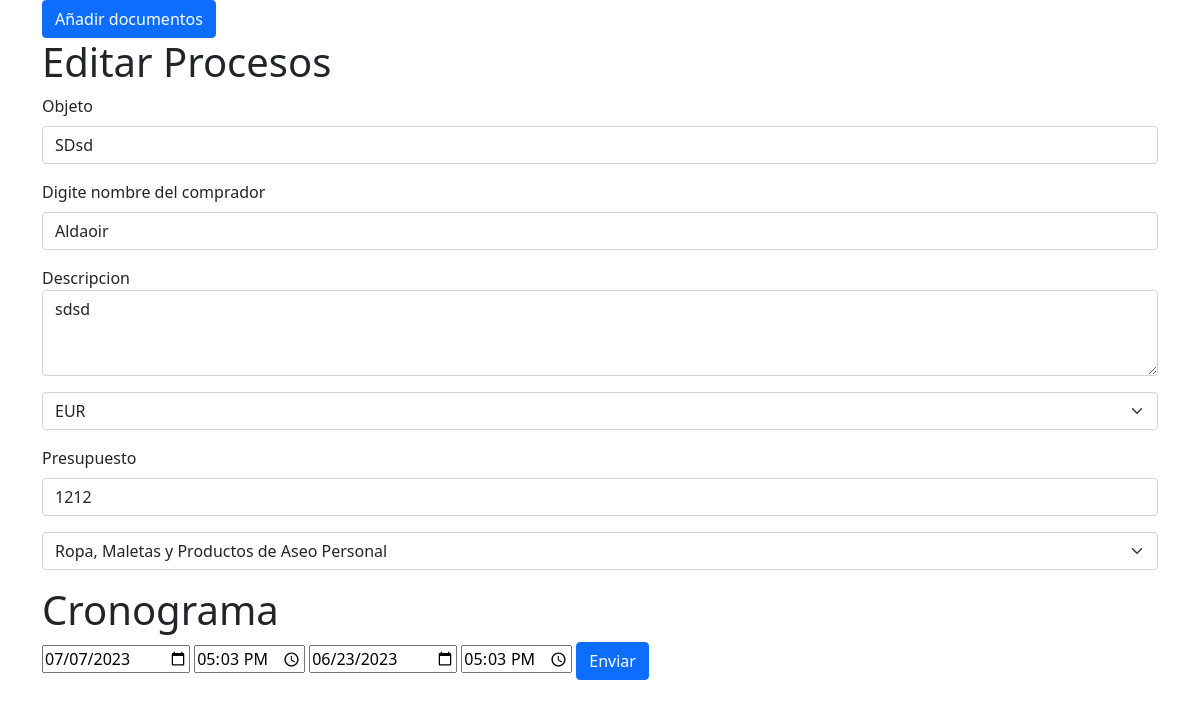
The page /?controlador=procesos&metodo=frmEditar&id=9 on the database its author committed.
### tables this page shows
CREATE TABLE `procesos` (
  `id` bigint(20) NOT NULL,
  `objeto` varchar(250) DEFAULT NULL,
  `nombre_responsable` varchar(250) DEFAULT NULL,
  `descripcion` text DEFAULT NULL,
  `moneda` enum('COP','USD','EUR','') DEFAULT NULL,
  `presupuesto` decimal(10,0) DEFAULT NULL,
  `estado` char(1) DEFAULT NULL,
  `fecha_inicio` date DEFAULT NULL,
  `hora_inicio` time DEFAULT NULL,
  `fecha_fin` date DEFAULT NULL,
  `hora_fin` time DEFAULT NULL,
  `actividades_id` bigint(20) DEFAULT NULL
);

### config/cargaVisual.php (called while the page is built)
<?php
class cargaVisual
{
  public function contenido(string $contenido)
  {
    require_once "./vistas/estructura/header.php";
    require_once "./vistas/" . $contenido . ".php";
    require_once "./vistas/estructura/footer.php";
  }
}

### controlador/procesosControlador.php (called while the page is built, shortened)
<?php
require_once "./config/cargaVisual.php";
require_once "./implementDao/procesoImplement.php";
require_once "./model/procesos.php";
class procesosControlador
{
    private object $instanciaCargaVisual;
    private object $instanciaProcesoImplement;
    public function __construct()
    {
        $this->instanciaProcesoImplement = new procesoImplement();
        $this->instanciaCargaVisual = new cargaVisual();
    }
    public function frmEditar()
    {
        $proceso = new procesos();
        $proceso->setId($_GET["id"]);
        $this->instanciaCargaVisual->selectorActividades = $this->instanciaProcesoImplement->obtenerSelectorActividades();
        $this->instanciaCargaVisual->datosActualizacion = $this->instanciaProcesoImplement->obtenerDatosActualizables($proceso);
        $this->instanciaCargaVisual->objeto = $proceso->getObjeto();
        $this->instanciaCargaVisual->nombre_responsable = $proceso->getNombre_responsable();
        $this->instanciaCargaVisual->descripcion = $proceso->getDescripcion();
        $this->instanciaCargaVisual->moneda = $proceso->getMoneda();
        $this->instanciaCargaVisual->presupuesto = $proceso->getPresupuesto();
        $this->instanciaCargaVisual->estado = $proceso->getEstado();
        $this->instanciaCargaVisual->fecha_inicio = $proceso->getFechaInicio();
        $this->instanciaCargaVisual->hora_inicio = $proceso->getHoraInicio();
        $this->instanciaCargaVisual->fecha_fin = $proceso->getFechaFin();
        $this->instanciaCargaVisual->hora_fin = $proceso->getHoraFin();
        $this->instanciaCargaVisual->actividades_id = $proceso->getActividades_id();
        $this->instanciaCargaVisual->id = $proceso->getId();
        $this->instanciaCargaVisual->contenido("procesos/frmEditar");
    }
}

### index.php (called while the page is built)
<?php
require_once ("./config/rutas.php");
if(isset($_GET["controlador"]) && isset($_GET["metodo"]) ){
   $controlador =  $_GET["controlador"];
   $metodo =  $_GET["metodo"];
}else{
    $controlador = "procesos";
    $metodo =  "panelInicial";
}
 rute::cargar($controlador,$metodo);

### implementDao/procesoImplement.php (called while the page is built, shortened)
<?php
require_once "./model/procesos.php";
require_once "./config/conexion.php";
class procesoImplement implements procesoDao
{
	private object $conexion;
	function __construct()
	{
		$this->conexion = new conexion();
	}
	public function obtenerSelectorActividades(): array
	{
		$consulta = $this->conexion->conectarse()->prepare("SELECT id,nombre_segmento FROM actividades  ");
		$consulta->execute();
		return $consulta->fetchAll();
	}
	public function obtenerDatosActualizables($proceso)
	{
		$consulta = $this->conexion->conectarse()->prepare("SELECT *  FROM procesos WHERE id = ?  ");
		$consulta->execute([$proceso->getId()]);
	}
}

### config/conexion.php (called while the page is built)
<?php
class conexion{
    private $conexion;
    public function __construct(){
        try {
            $this->conexion = new PDO("mysql:host=localhost;dbname=prueba_suplos","root","");
            $this->conexion->setAttribute(PDO::ATTR_ERRMODE, PDO::ERRMODE_EXCEPTION);
        } catch (Exception $e) {
            echo "ERROR: ".$e->getMessage();
        }
    }
    public function conectarse(){
        if($this->conexion instanceof PDO){
            return $this->conexion;
        }
    }
}
?>

### model/procesos.php (called while the page is built, shortened)
<?php
class procesos
{
	private int $id;
	public function getId()
	{
		return $this->id;
	}
	public function setId($id)
	{
		$this->id = $id;
	}
}

### vistas/procesos/frmEditar.php (the view, shortened to what this page needs)
<a href="?controlador=procesos&metodo=frmDocumentos&id=<?= $this->id; ?>" class="btn btn-primary">Añadir documentos<a>
<h1>Editar Procesos</h1>
<form action="?controlador=procesos&metodo=actualizar" method="POST" id="frmEditar">
  <div class="mb-3">
    <label for="exampleInputObjeto" class="form-label">Objeto</label>
    <input type="text" name="objetivo" value="<?= $this->objeto; ?>" class="form-control"
     id="exampleInputObjeto" required>
  </div>
  <div class="mb-3">
    <label for="exampleInputNombre" class="form-label">Digite nombre del comprador</label>
    <input type="text" value="<?= $this->nombre_responsable; ?>" name="nombreResponsable"
     class="form-control" id="exampleInputNombre" required>
  </div>
  <div class="mb-3">
    <div class="form-group">
      <label for="my-textarea">Descripcion</label>
      <textarea id="my-textarea" name="descripcion" class="form-control"
       rows="3" required><?= $this->descripcion; ?></textarea>
    </div>
  </div>
  <div class="mb-3">
    <select class="form-select" data-selector='<?= $this->moneda; ?>' name="moneda" id="moneda" aria-label="Seleccione moneda">
      <option value="EUR">EUR</option>
    </select>
  </div>
  <div class="mb-3">
    <label for="exampleInputPresupuesto" class="form-label">Presupuesto</label>
    <input type="number" value="<?= $this->presupuesto; ?>" class="form-control" required name="presupuesto" id="exampleInputPresupuesto" aria-describedby="emailHelp">
  </div>
  <div class="mb-3">
    <select class="form-select" name="actividad" aria-label="Seleccione Actividad">
      <?php
      foreach ($this->selectorActividades as  $value) {
        if ($value["id"] == $this->actividades_id) {
          echo '<option value="' . $value["id"] . '" selected>' . $value["nombre_segmento"] . '</option>';
        } else {
          echo '<option value="' . $value["id"] . '">' . $value["nombre_segmento"] . '</option>';
        }
      }
      ?>
    </select>
  </div>
  <h1>Cronograma</h1>
  <input type="date" name="fechaInicio" id="" value="<?= $this->fecha_inicio;  ?>" required>
  <input type="time" name="horaInicio" id="" value="<?= $this->hora_inicio;  ?>" required>
  <input type="date" name="fechaFin" id="" value="<?= $this->fecha_fin;  ?>" required>
  <input type="time" name="horaFin" id="" value="<?= $this->hora_fin;  ?>" required>
  <button type="submit" class="btn btn-primary">Enviar</button>
</form>

### rows shown on the page
procesos: objetivo "SDsd", nombreResponsable "Aldaoir", descripcion "sdsd", moneda "EUR", presupuesto "1212", fechaInicio "07/07/2023", horaInicio "17:03:00", fechaFin "06/23/2023", horaFin "17:03:00"

### other values the page prints
form field actividad "Ropa, Maletas y Productos de Aseo Personal"
